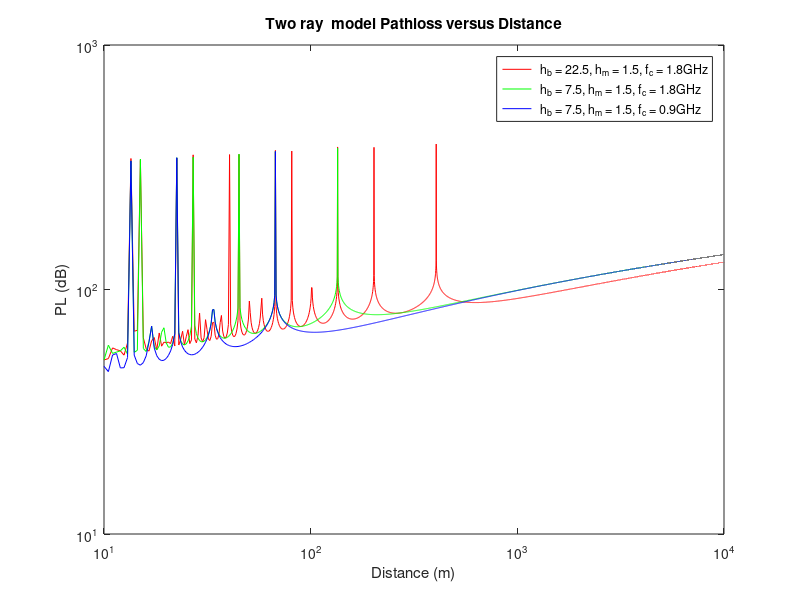

Write MATLAB code to recreate this figure.
clear all; 
close all; 
clc; 

d = [10:0.5:10000]; 
c = 3e8; 
parameters = [22.5 1.5 1.8e9; 
              7.5 1.5 1.8e9;
              7.5 1.5 0.9e9];
LFE_dB_Arr = []; 

for(k=1:length(parameters))
    hb = parameters(k, 1); 
    hm = parameters(k, 2); 
    fc = parameters(k, 3); 
    lam = c/fc; 
    term1 = (lam ./ (4 * pi * d)).^2;
    term2 = 4 * (sin((2 * pi * hb * hm)./(lam * d)).^2);
    LFE = 1./(term1 .* term2);
    LFE_dB = 10 * log10(LFE);
    LFE_dB_Arr = [LFE_dB_Arr; LFE_dB];
end



figure; 
plot(d, LFE_dB_Arr(1,:), 'r')
hold on
plot(d, LFE_dB_Arr(2,:), 'g')
hold on
plot(d, LFE_dB_Arr(3,:), 'b')
hold on
xlabel('Distance (m)') %Labelsthe x-axis
set(gca, 'XScale', 'log', 'YScale', 'log')
ylabel('PL (dB)') %Labels the y-axis
ylim([10, 1000]);
legend(' h_b = 22.5, h_m = 1.5, f_c = 1.8GHz',' h_b = 7.5, h_m = 1.5, f_c = 1.8GHz',' h_b = 7.5, h_m = 1.5, f_c = 0.9GHz') %Creates the legend
title('Two ray  model Pathloss versus Distance') %give a title to the figure
